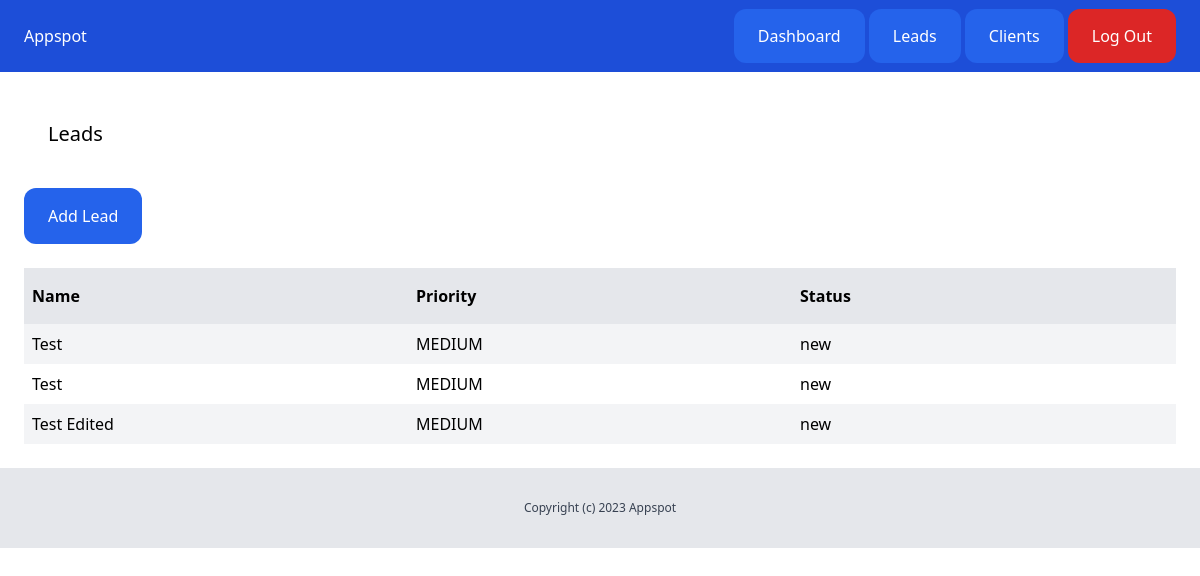
/dashboard/leads/ (signed in), run on an earlier commit of the app's database.
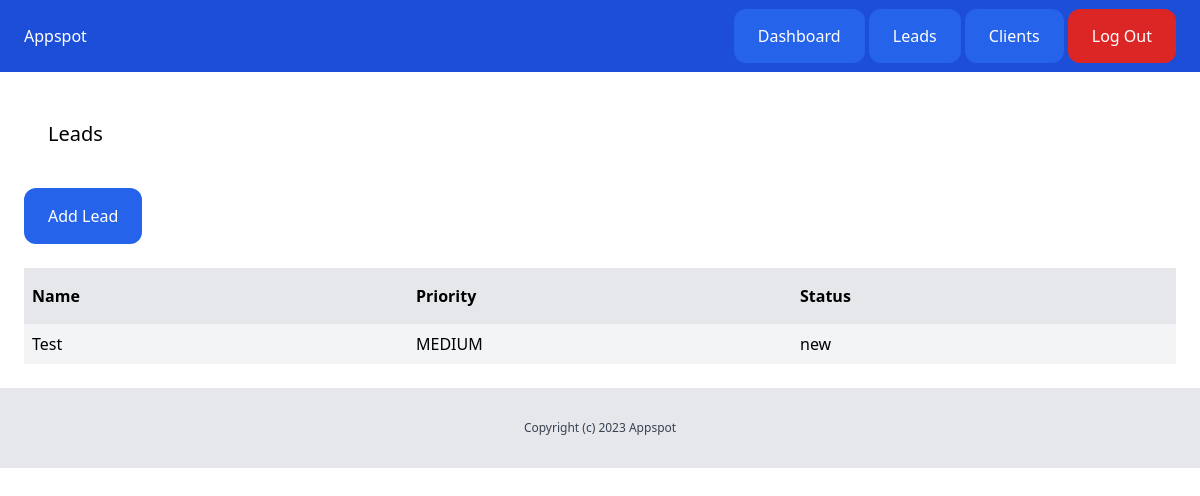
And on a later commit of the database.
### lead/models.py (models this page shows, shortened)
class Lead(models.Model):
    LOW = 'low'
    MEDIUM = 'medium'
    HIGH = 'high'
    CHOICE_PRIORITY = (
        (LOW, 'LOW'),
        (MEDIUM, 'MEDIUM'),
        (HIGH, 'HIGH'),
    )
    NEW = 'new'
    CONTACTED = 'contacted'
    WON = 'won'
    LOST = 'lost'
    CHOICE_STATUS = (
        (NEW, 'new'),
        (CONTACTED, 'contacted'),
        (WON, 'won'),
        (LOST, 'lost')
    )
    name = models.CharField(max_length=255)
    email = models.EmailField()
    description = models.TextField(blank=True, null=True)
    priority = models.CharField(max_length=10, choices=CHOICE_PRIORITY, default=MEDIUM)
    status = models.CharField(max_length=10, choices=CHOICE_STATUS, default=NEW)
    converted_to_client = models.BooleanField(default=False)
    created_by = models.ForeignKey(User, related_name='leads', on_delete=models.CASCADE)
    created_at = models.DateTimeField(auto_now_add=True)
    modified_at = models.DateTimeField(auto_now=True)

### lead/views.py (the view)
# urls.py: path('', views.leads_list, name='leads_list'),
@login_required
def leads_list(request):
    leads = Lead.objects.filter(created_by=request.user, converted_to_client=False)
    return render(request, 'lead/leads_list.html', {'leads': leads})

### lead/templates/lead/leads_list.html (shortened to what this page needs)
{% extends 'core/base.html' %}
{% block content %}
<div class="py-6 px-6">
    <h1 class="mb-4 text-xl py-6 px-6">Leads</h1>
    <a href="{% url 'add_lead' %}" class="inline-block py-4 px-6 bg-blue-600 rounded-xl text-white">Add Lead</a>
    {% if leads %}
    <div class="mt-6 flex justify-between">
        <p class="py-4 px-2 bg-gray-200 font-semibold w-full">Name</p>
        <p class="py-4 px-2 bg-gray-200 font-semibold w-full">Priority</p>
        <p class="py-4 px-2 bg-gray-200 font-semibold w-full">Status</p>
    </div>
    {% for lead in leads %}
        <div class="flex justify-between">
            <p class="py-2 px-2 w-full {% cycle 'bg-gray-100' '' %}" ><a href="{% url 'leads_detail' lead.id %}">{{ lead.name }}</a></p>
            <p class="py-2 px-2 w-full {% cycle 'bg-gray-100' '' %}" >{{ lead.get_priority_display }}</p>
            <p class="py-2 px-2 w-full {% cycle 'bg-gray-100' '' %}" >{{ lead.get_status_display }}</p>
        </div>
    {% endfor %}
    {% else %}
        <p class="mt-6 px-2">There is no lead in the database yet...</p>
    {% endif %}
</div>
{% endblock %}

What changed in the data, as far as the page shows it:
no longer on this page (row edited): Lead: name "Test", priority "MEDIUM", status "new"
no longer on this page (row edited): Lead: name "Test Edited", priority "MEDIUM", status "new"
